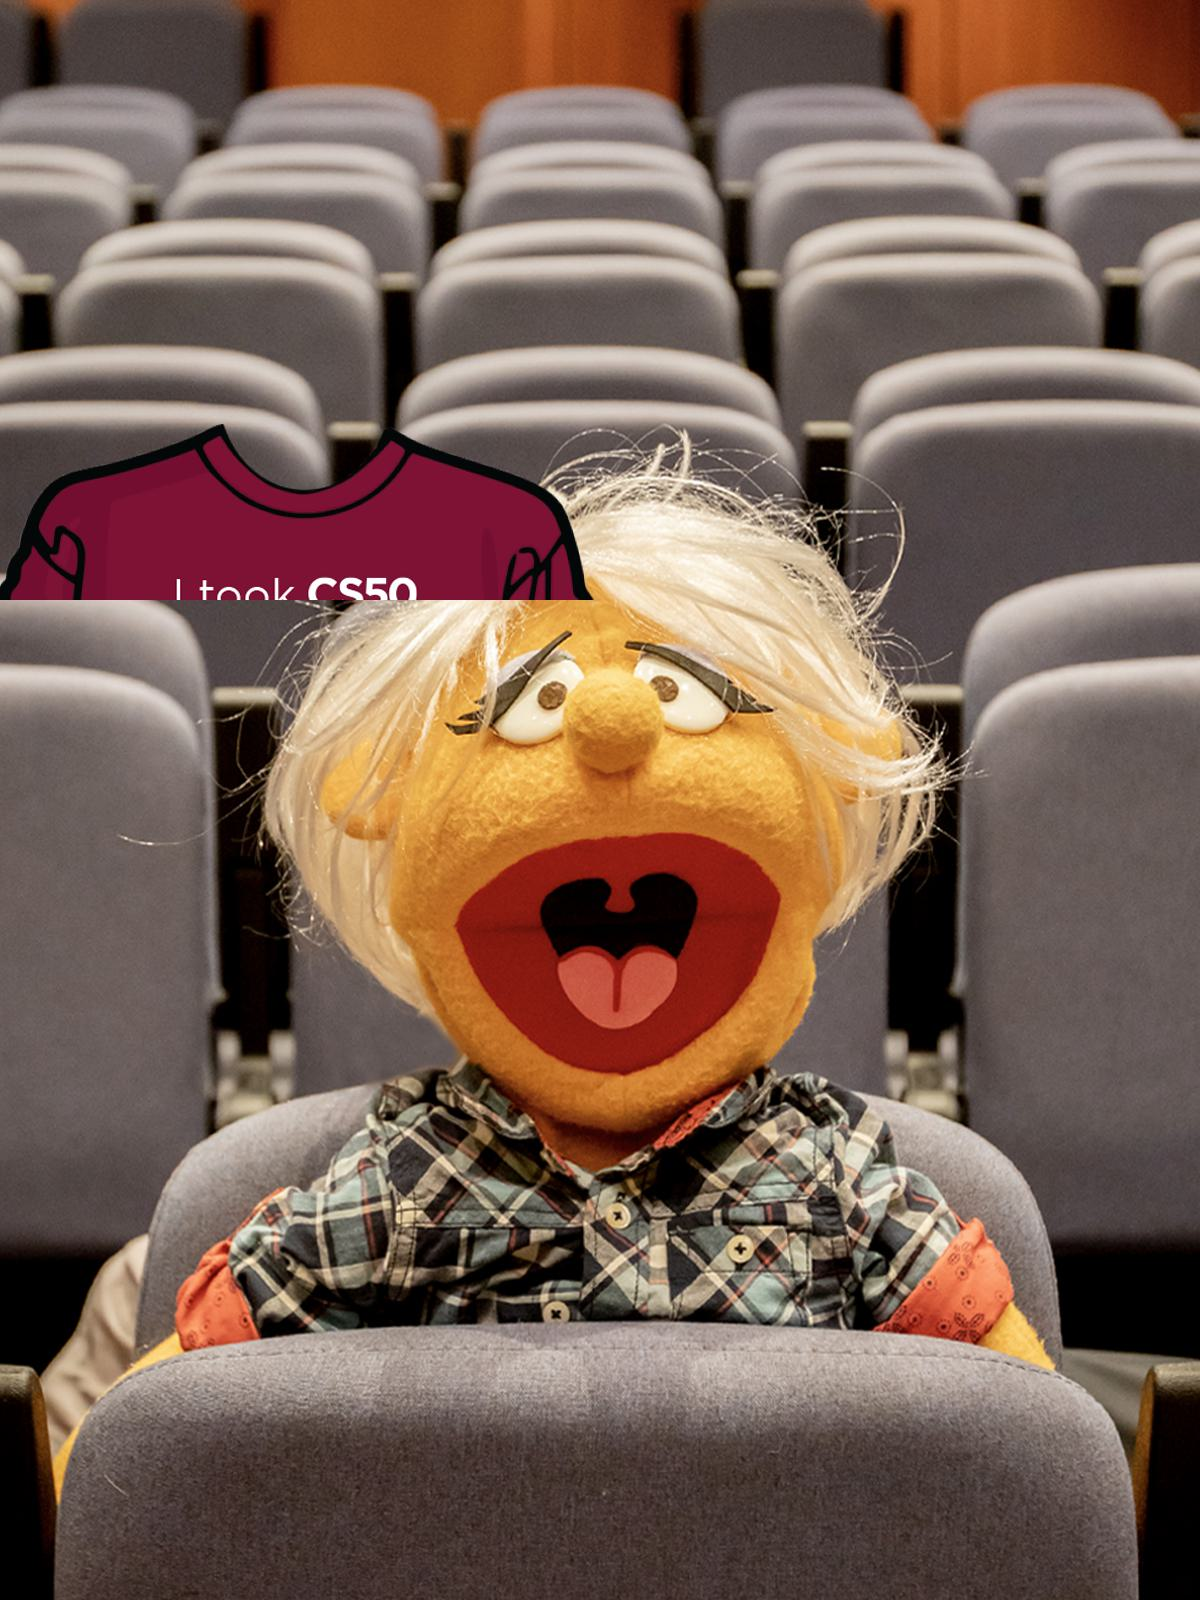

The script that saved this image:
import sys
from PIL import Image,ImageOps
import os

if len(sys.argv)>3:
    sys.exit('too many args')
elif len(sys.argv)<3:
    sys.exit('too few args')
else:
    _, ext1 = os.path.splitext(sys.argv[1])
    _, ext2 = os.path.splitext(sys.argv[2])
    if ext1==ext2 :
            try:
                shirt = Image.open("shirt.png")
                photo=Image.open(sys.argv[1])
                photo = ImageOps.fit(photo, shirt.size)
                photo.paste(shirt,box=(0,0) , mask=shirt)
                photo.save(sys.argv[2],format=None)
            except FileNotFoundError:
                sys.exit("File invalid")
    else:
        sys.exit('Input and output have different extensions')
